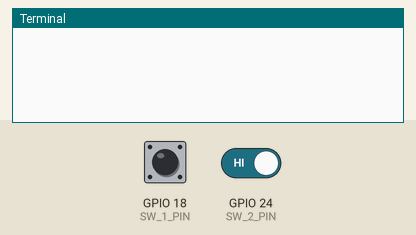
A program run on a simulated Raspberry Pi (BCM pin numbers). Parts: the last lines printed to the terminal. The test bench sets the inputs (shaded band); at power-on: GPIO 18 (SW_1_PIN) HIGH, GPIO 24 (SW_2_PIN) HIGH. The desktop window is not drawn, its controls go by their first labels and the mouse button is held 0.15 s; threads take turns every 2 ms; the clock reads 2024-03-15 10:24:30 at power-on unless the program sets it.

Above: at 1.2 s.
1.3 s: GPIO 18 (SW_1_PIN) pulled LOW for 0.15 s
At 1.37 s:
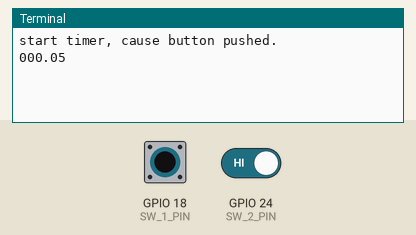
2.9 s: GPIO 18 (SW_1_PIN) driven LOW and GPIO 24 (SW_2_PIN) driven LOW
At 3.6 s:
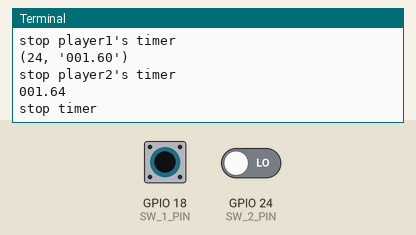
Timing chart, 0 to 5.9 s (numbered marks = the images above; inputs shaded):
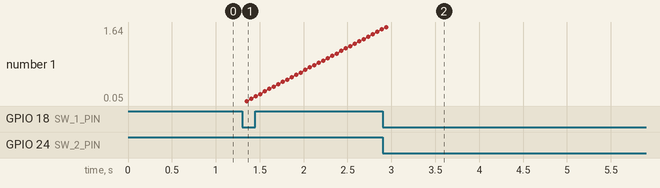

Measured:
- after the input at 1.3 s, the terminal: prints a new line at once (image 1)

The program:

timer_sw.py
```python
import RPi.GPIO as GPIO
import time
import os, sys, time
import Tkinter as Tk # python 2.7
import threading


SW_1_PIN = 18 # BCM, PHY 12pin
SW_2_PIN = 24 # BCM, PHY 18pin
TIMER_PERIOD_SEC = 0.05
SW_BOUNCE_T_MSEC = 300 # chattering time


def setup_io():
    GPIO.setmode(GPIO.BCM)
    GPIO.setup(
        SW_1_PIN, GPIO.IN,
        pull_up_down=GPIO.PUD_UP)
    GPIO.setup(
        SW_2_PIN, GPIO.IN,
        pull_up_down=GPIO.PUD_UP)


def main():
    while(True):
        print(SW_1_PIN, GPIO.input(SW_1_PIN))
        print(SW_2_PIN, GPIO.input(SW_2_PIN))

        time.sleep(0.1)


#######################################
class TimerScore(Tk.Frame):
    def __init__(self, master=None):
        Tk.Frame.__init__(self, master)
        self.pack()
        self.focus_set()
        self.bind("<Key>", self.callback_keyPress)
        self.create_widgets()
        self.btn_stop["state"] = "disable"

        self.init_gpio_event()
        self.does_p1_play = False
        self.does_p2_play = False

    def init_gpio_event(self):
        GPIO.add_event_detect(
            SW_1_PIN, GPIO.FALLING,
            bouncetime=SW_BOUNCE_T_MSEC)
        GPIO.add_event_callback(
            SW_1_PIN, self.callback_detect_sw)
        GPIO.add_event_detect(
            SW_2_PIN, GPIO.FALLING,
            bouncetime=SW_BOUNCE_T_MSEC)
        GPIO.add_event_callback(
            SW_2_PIN, self.callback_detect_sw)

    def create_widgets(self):
        cur_t = "{0:06.2f}".format(0)

        # player 1
        self.p1_time_text = Tk.StringVar()
        self.p1_time_text.set(cur_t)
        self.lbl_p1 = Tk.Label(
            self,
            text="Player 1",
            width=10, font=("", 30))
        self.lbl_p1_time = Tk.Label(
            self,
            textvariable=self.p1_time_text,
            width=10, height=2, font=("", 40))

        # player 2
        self.p2_time_text = Tk.StringVar()
        self.p2_time_text.set(cur_t)
        self.lbl_p2 = Tk.Label(
            self, text="Player 2",
            width=10, font=("", 30))
        self.lbl_p2_time = Tk.Label(
            self,
            textvariable=self.p2_time_text,
            width=10, height=2, font=("", 40))

        self.btn_start = Tk.Button(
            self, text="Start",
            width=20, font=("", 30),
            command=self.callback_btn_start)
        self.btn_stop = Tk. Button(
            self, text="Stop",
            width=20, font=("", 30),
            command=self.callback_btn_stop)
        self.btn_reset = Tk. Button(
            self, text="Reset",
            width=10, font=("", 10),
            command=self.callback_btn_reset)

        # grid
        self.lbl_p1.grid(row=0, column=0)
        self.lbl_p2.grid(row=0, column=1)
        self.lbl_p1_time.grid(row=1, column=0)
        self.lbl_p2_time.grid(row=1, column=1)
        self.btn_start.grid(
            row=2, column=0, columnspan=2)
        self.btn_stop.grid(
            row=3, column=0, columnspan=2)
        self.btn_reset.grid(
            row=4, column=1)

    def start_timer(self):
        self.does_p1_play = True
        self.does_p2_play = True
        self.btn_start["state"] = "disable"
        self.btn_stop["state"] = "normal"

        self.start_time = time.time() # second
        self.timer_thread = threading.Timer(
            TIMER_PERIOD_SEC, self.timer_event)
        self.timer_thread.start()

    def timer_event(self):
        t = "{0:06.2f}".format(
            time.time() - self.start_time)
        print(t)

        if(self.does_p1_play):
            self.p1_time_text.set(t)
        if(self.does_p2_play):
            self.p2_time_text.set(t)

        if(not self.does_p1_play and
           not self.does_p2_play):
            # don't creat next timer
            print("stop timer")
            self.callback_btn_stop()
        else:
            # start next timer
            self.timer_thread = threading.Timer(
                TIMER_PERIOD_SEC, self.timer_event)
            self.timer_thread.start()

    def callback_detect_sw(self, gpio_pin):
        # start timer
        if(gpio_pin == SW_1_PIN or
           gpio_pin == SW_2_PIN):
            if(not self.does_p1_play and
               not self.does_p2_play):
                # start
                print("start timer, cause button pushed.")
                self.start_timer()
                return

        # stop some player's timer
        t = "{0:06.2f}".format(
            time.time() - self.start_time)
        print(gpio_pin, t)

        if(gpio_pin == SW_1_PIN):
            if(self.does_p1_play):
                # stop player1's timer
                self.does_p1_play = False
                self.p1_time_text.set(t)
                print("stop player1's timer")

        if(gpio_pin == SW_2_PIN):
            if(self.does_p2_play):
                # stop player2's timer
                self.does_p2_play = False
                self.p2_time_text.set(t)
                print("stop player2's timer")

    def callback_btn_start(self):
        self.start_timer()

    def callback_btn_stop(self):
        self.timer_thread.cancel()
        self.btn_start["state"] = "normal"
        self.btn_stop["state"] = "disable"
        self.does_p1_play = False
        self.does_p2_play = False

    def callback_btn_reset(self):
        cur_t = "{0:06.2f}".format(0)
        self.p1_time_text.set(cur_t)
        self.p2_time_text.set(cur_t)
        self.btn_start["state"] = "normal"
        self.btn_stop["state"] = "disable"
        self.does_p1_play = False
        self.does_p2_play = False
        if(self.timer_thread.is_alive()):
            self.timer_thread.cancel()

    def callback_keyPress(self, event):
        if(event.keysym == "q"):
            exit()


#######################################
if __name__ == "__main__":
    setup_io()

    root = Tk.Tk()
    # root.geometry("400x300")
    # root.attributes("-zoomed", True)
    root.attributes("-fullscreen", True)
    app = TimerScore(master=root)
    app.mainloop()
    root.destroy()
    # main()
```
